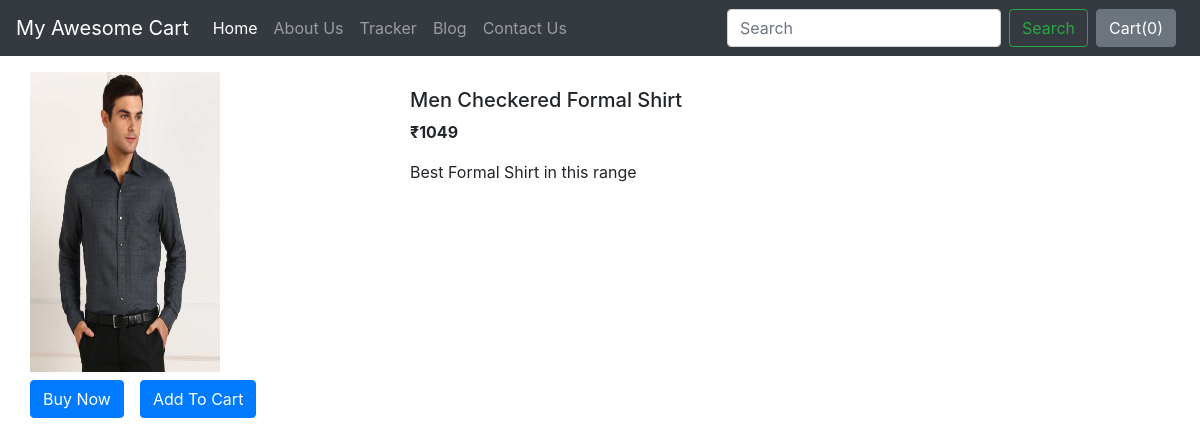
Page /shop/products/6 on the committed database.
### shop/models.py (models this page shows, shortened)
class Product(models.Model):
    product_id = models.AutoField
    product_name = models.CharField(max_length=100)
    category = models.CharField(max_length=50,default="")
    subcategory = models.CharField(max_length=50,default="")
    price = models.IntegerField(default=0)
    desc = models.CharField(max_length=800)
    pub_date = models.DateField()
    image = models.ImageField(upload_to="shop/images",default="")

### shop/views.py (the view)
# urls.py: path("products/<int:myid>", views.productView, name="ProductView"),
def productView(request,myid):
    product = Product.objects.filter(id=myid)
    return render(request, 'shop/prodview.html', {'product': product[0]})

### shop/templates/shop/prodview.html (shortened to what this page needs)
{% extends 'shop/basic.html' %}
{% block body %}
<div class="container my-3">
    <div class="row">
        <div class="col-md-4">
            <div class="row">
                <img src="/media/{{product.image}}" width=190px height=300px>
            </div>
            <div class="row my-2">
              <button class="btn btn-primary">Buy Now</button>
              <button class="btn btn-primary mx-3">Add To Cart</button>
               </div>
        </div>
          <div class="col-mid-8 my-3">
              <h5>{{product.product_name}}</h5>
              <p><b>₹{{product.price}}</b></p>
              <p>{{product.desc}}</p>
          </div>
    </div>
</div>
{% endblock %}

### rows in the picture
Product: image (picture), product_name "Men Checkered Formal Shirt", price "1049", desc "Best Formal Shirt in this range"
